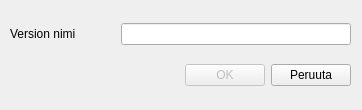
<?xml version="1.0" encoding="UTF-8"?>
<ui version="4.0">
 <class>Dialog</class>
 <widget class="QDialog" name="Dialog">
  <property name="geometry">
   <rect>
    <x>0</x>
    <y>0</y>
    <width>362</width>
    <height>110</height>
   </rect>
  </property>
  <property name="windowTitle">
   <string>Luo uusi versio</string>
  </property>
  <widget class="QWidget" name="layoutWidget">
   <property name="geometry">
    <rect>
     <x>10</x>
     <y>10</y>
     <width>341</width>
     <height>91</height>
    </rect>
   </property>
   <layout class="QVBoxLayout" name="verticalLayout">
    <item>
     <layout class="QHBoxLayout" name="horizontalLayout_2">
      <item>
       <widget class="QLabel" name="label_2">
        <property name="text">
         <string>Version nimi</string>
        </property>
       </widget>
      </item>
      <item>
       <widget class="QLineEdit" name="versionNameLineEdit">
        <property name="maximumSize">
         <size>
          <width>230</width>
          <height>16777215</height>
         </size>
        </property>
        <property name="readOnly">
         <bool>false</bool>
        </property>
       </widget>
      </item>
     </layout>
    </item>
    <item>
     <layout class="QHBoxLayout" name="horizontalLayout">
      <item>
       <spacer name="horizontalSpacer">
        <property name="orientation">
         <enum>Qt::Horizontal</enum>
        </property>
        <property name="sizeType">
         <enum>QSizePolicy::Expanding</enum>
        </property>
        <property name="sizeHint" stdset="0">
         <size>
          <width>40</width>
          <height>20</height>
         </size>
        </property>
       </spacer>
      </item>
      <item>
       <widget class="QPushButton" name="acceptPushButton">
        <property name="enabled">
         <bool>false</bool>
        </property>
        <property name="text">
         <string>OK</string>
        </property>
       </widget>
      </item>
      <item>
       <widget class="QPushButton" name="rejectPushButton">
        <property name="text">
         <string>Peruuta</string>
        </property>
       </widget>
      </item>
     </layout>
    </item>
   </layout>
  </widget>
 </widget>
 <resources/>
 <connections>
  <connection>
   <sender>rejectPushButton</sender>
   <signal>clicked()</signal>
   <receiver>Dialog</receiver>
   <slot>reject()</slot>
   <hints>
    <hint type="sourcelabel">
     <x>569</x>
     <y>101</y>
    </hint>
    <hint type="destinationlabel">
     <x>225</x>
     <y>102</y>
    </hint>
   </hints>
  </connection>
  <connection>
   <sender>acceptPushButton</sender>
   <signal>clicked()</signal>
   <receiver>Dialog</receiver>
   <slot>accept()</slot>
   <hints>
    <hint type="sourcelabel">
     <x>488</x>
     <y>101</y>
    </hint>
    <hint type="destinationlabel">
     <x>225</x>
     <y>102</y>
    </hint>
   </hints>
  </connection>
 </connections>
</ui>
